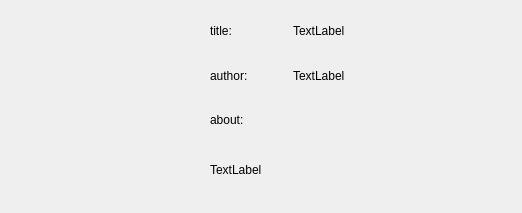
<?xml version="1.0" encoding="UTF-8"?>
<ui version="4.0">
 <class>book_list_item</class>
 <widget class="QWidget" name="book_list_item">
  <property name="geometry">
   <rect>
    <x>0</x>
    <y>0</y>
    <width>522</width>
    <height>213</height>
   </rect>
  </property>
  <property name="windowTitle">
   <string>Form</string>
  </property>
  <widget class="QStackedWidget" name="bookPages">
   <property name="geometry">
    <rect>
     <x>0</x>
     <y>10</y>
     <width>511</width>
     <height>201</height>
    </rect>
   </property>
   <property name="currentIndex">
    <number>0</number>
   </property>
   <widget class="QWidget" name="page">
    <widget class="QLabel" name="book_cover">
     <property name="geometry">
      <rect>
       <x>60</x>
       <y>10</y>
       <width>131</width>
       <height>161</height>
      </rect>
     </property>
     <property name="text">
      <string/>
     </property>
     <property name="pixmap">
      <pixmap>default_book_cover_2015.jpg</pixmap>
     </property>
     <property name="scaledContents">
      <bool>true</bool>
     </property>
    </widget>
    <widget class="QLabel" name="label_5">
     <property name="geometry">
      <rect>
       <x>210</x>
       <y>100</y>
       <width>51</width>
       <height>20</height>
      </rect>
     </property>
     <property name="text">
      <string>about:</string>
     </property>
    </widget>
    <widget class="QLabel" name="label_">
     <property name="geometry">
      <rect>
       <x>210</x>
       <y>120</y>
       <width>260</width>
       <height>80</height>
      </rect>
     </property>
     <property name="font">
      <font>
       <pointsize>9</pointsize>
      </font>
     </property>
     <property name="text">
      <string>TextLabel</string>
     </property>
     <property name="wordWrap">
      <bool>true</bool>
     </property>
    </widget>
    <widget class="QLabel" name="label_4">
     <property name="geometry">
      <rect>
       <x>290</x>
       <y>60</y>
       <width>76</width>
       <height>20</height>
      </rect>
     </property>
     <property name="text">
      <string/>
     </property>
    </widget>
    <widget class="QWidget" name="horizontalLayoutWidget_2">
     <property name="geometry">
      <rect>
       <x>210</x>
       <y>50</y>
       <width>160</width>
       <height>31</height>
      </rect>
     </property>
     <layout class="QHBoxLayout" name="horizontalLayout_2">
      <item>
       <widget class="QLabel" name="label_2">
        <property name="text">
         <string>author:</string>
        </property>
       </widget>
      </item>
      <item>
       <widget class="QLabel" name="label_author">
        <property name="font">
         <font>
          <pointsize>9</pointsize>
         </font>
        </property>
        <property name="text">
         <string>TextLabel</string>
        </property>
        <property name="wordWrap">
         <bool>true</bool>
        </property>
       </widget>
      </item>
     </layout>
    </widget>
    <widget class="QWidget" name="horizontalLayoutWidget">
     <property name="geometry">
      <rect>
       <x>210</x>
       <y>0</y>
       <width>160</width>
       <height>41</height>
      </rect>
     </property>
     <layout class="QHBoxLayout" name="horizontalLayout">
      <item>
       <widget class="QLabel" name="title">
        <property name="text">
         <string>title:</string>
        </property>
       </widget>
      </item>
      <item>
       <widget class="QLabel" name="label_title">
        <property name="font">
         <font>
          <pointsize>9</pointsize>
         </font>
        </property>
        <property name="text">
         <string>TextLabel</string>
        </property>
        <property name="wordWrap">
         <bool>true</bool>
        </property>
       </widget>
      </item>
     </layout>
    </widget>
   </widget>
   <widget class="QWidget" name="page_2">
    <widget class="QLabel" name="book_cover_2">
     <property name="geometry">
      <rect>
       <x>30</x>
       <y>0</y>
       <width>131</width>
       <height>161</height>
      </rect>
     </property>
     <property name="frameShape">
      <enum>QFrame::StyledPanel</enum>
     </property>
     <property name="text">
      <string/>
     </property>
     <property name="pixmap">
      <pixmap>default_book_cover_2015.jpg</pixmap>
     </property>
     <property name="scaledContents">
      <bool>true</bool>
     </property>
    </widget>
    <widget class="QLabel" name="label_6">
     <property name="geometry">
      <rect>
       <x>200</x>
       <y>100</y>
       <width>51</width>
       <height>20</height>
      </rect>
     </property>
     <property name="text">
      <string>about:</string>
     </property>
    </widget>
    <widget class="QLabel" name="about2">
     <property name="geometry">
      <rect>
       <x>200</x>
       <y>120</y>
       <width>260</width>
       <height>80</height>
      </rect>
     </property>
     <property name="font">
      <font>
       <pointsize>9</pointsize>
      </font>
     </property>
     <property name="text">
      <string>TextLabel</string>
     </property>
     <property name="textFormat">
      <enum>Qt::PlainText</enum>
     </property>
     <property name="wordWrap">
      <bool>true</bool>
     </property>
    </widget>
    <widget class="QLabel" name="label_7">
     <property name="geometry">
      <rect>
       <x>280</x>
       <y>60</y>
       <width>76</width>
       <height>20</height>
      </rect>
     </property>
     <property name="text">
      <string/>
     </property>
    </widget>
    <widget class="QWidget" name="horizontalLayoutWidget_4">
     <property name="geometry">
      <rect>
       <x>200</x>
       <y>0</y>
       <width>160</width>
       <height>41</height>
      </rect>
     </property>
     <layout class="QHBoxLayout" name="horizontalLayout_10">
      <item>
       <widget class="QLabel" name="title_5">
        <property name="text">
         <string>title:</string>
        </property>
       </widget>
      </item>
      <item>
       <widget class="QLabel" name="label_title_5">
        <property name="font">
         <font>
          <pointsize>9</pointsize>
         </font>
        </property>
        <property name="text">
         <string>TextLabel</string>
        </property>
        <property name="wordWrap">
         <bool>true</bool>
        </property>
       </widget>
      </item>
     </layout>
    </widget>
    <widget class="QPushButton" name="pushButton">
     <property name="geometry">
      <rect>
       <x>420</x>
       <y>70</y>
       <width>71</width>
       <height>28</height>
      </rect>
     </property>
     <property name="text">
      <string>Delete</string>
     </property>
    </widget>
    <widget class="QPushButton" name="updateButton">
     <property name="geometry">
      <rect>
       <x>420</x>
       <y>30</y>
       <width>71</width>
       <height>31</height>
      </rect>
     </property>
     <property name="text">
      <string>Update</string>
     </property>
    </widget>
    <widget class="QLabel" name="pic_dir">
     <property name="geometry">
      <rect>
       <x>10</x>
       <y>170</y>
       <width>171</width>
       <height>20</height>
      </rect>
     </property>
     <property name="font">
      <font>
       <pointsize>9</pointsize>
      </font>
     </property>
     <property name="frameShape">
      <enum>QFrame::Box</enum>
     </property>
     <property name="text">
      <string>TextLabel</string>
     </property>
    </widget>
    <widget class="QWidget" name="">
     <property name="geometry">
      <rect>
       <x>200</x>
       <y>50</y>
       <width>161</width>
       <height>41</height>
      </rect>
     </property>
     <layout class="QHBoxLayout" name="horizontalLayout_3">
      <item>
       <widget class="QLabel" name="label_10">
        <property name="text">
         <string>author:</string>
        </property>
       </widget>
      </item>
      <item>
       <widget class="QLabel" name="label_author_5">
        <property name="font">
         <font>
          <pointsize>10</pointsize>
         </font>
        </property>
        <property name="text">
         <string>TextLabel</string>
        </property>
        <property name="wordWrap">
         <bool>true</bool>
        </property>
       </widget>
      </item>
     </layout>
    </widget>
   </widget>
  </widget>
 </widget>
 <resources/>
 <connections/>
</ui>
